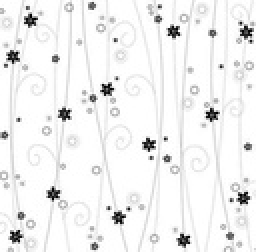
%> input picture CAP 8/patronG.jpg, 128 x 126 px, shrunk from 674 x 665 before the run (shown 2 times larger); the run also reads 1 picture not shown here
$ octave prog8_2.m   (GNU Octave 9; MATLAB toolbox functions it lacks are replaced by stand-ins)
%> lines starting %> are read from the running program, lines starting %| are printed output that depends on the picture
%Programa que permite calcular la distancia del
%maximo de diferencias entre I(x,y) y R(i,j)
% Autores: Erik Cuevas, Omar Avalos, Arturo Valdivia y Primitivo D韆z
%%%%%%%%%%%%%%%%%%%%%%%%%%%%%%%%%%%%%%%%%%%%%%%%%
clear all
I1=imread('patronG.jpg');
%> I1 is the input picture: size 126x128x3 uint8; min 0, max 255, mean 240.8
Im=rgb2gray(I1);
I2=imread('patronS.jpg');
T=rgb2gray(I2)
%> T = [255 244 245 176 227 250 253 250; 248 255 221 0 127 251 254 254; 247 233 210 14 38 155 56 126; 220 27 29 44 45 0 13 127; 247 163 20 77 115 29 168 255; 255 131 0 38 56 9 4 175; 255 127 111 95 7 187 109 187; 254 254 255 152 63 255 255 255; 254 249 250 240 235 253 248 253]
%Se Obtiene la dimensi髇 de la imagen
[m n]=size(Im);
%> m = 126; n = 128
%Se convierte a double para evitar problemas num閞icos
Imd=double(Im);
Td=double(T);
%> Td has the same summary as T
%Se obtiene el tama駉 de la imagen de referencia
[mt nt]=size(T);
%> mt = 9; nt = 8
%Se define una matriz que recoge los resultados de las
%diferencias
Itemp=zeros(size(T));
%Se obtienen las distancias entre la imagen I(x,y) y
%R(i,j) seg鷑 la ecuaci髇 8.2
for re=1:m-mt
    for co=1:n-nt
        indice=0;
        for re1=0:mt-1
            for co1=0:nt-1
 Itemp(re1+1,co1+1)=abs(Imd(re+re1,co+co1)-Td(re1+1,co1+1));
            end
        end
        dm(re,co)=max(max(Itemp));

    end
end
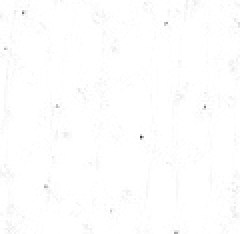
%> dm: size 117x120 double (shown 2 times larger); min 63, max 255, mean 253.9
%> after the loop, Itemp = [3 9 8 79 19 10 1 5; 5 2 32 255 121 14 0 1; 4 22 45 240 209 77 198 129; 35 223 225 211 207 232 240 126; 22 74 234 177 140 205 77 0; 71 54 246 217 194 228 243 80; 54 50 126 159 247 53 135 68; 54 32 0 103 190 10 19 0; 1 6 3 14 20 1 10 4]
imshow(mat2gray(dm))
